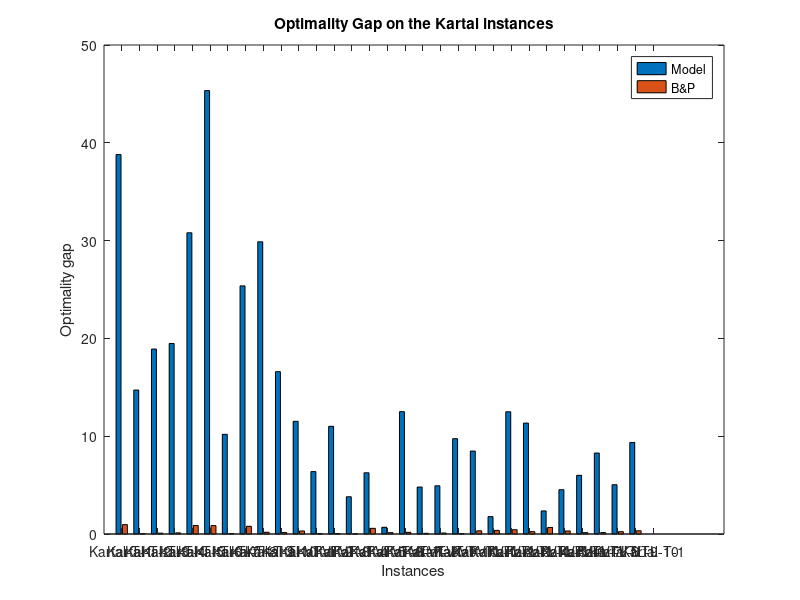

Recreate this plot in MATLAB.
clc
close all
clear
y_Model=[
38.80
14.72
18.91
19.48
30.80
45.34
10.19
25.37
29.88
16.60
11.52
6.38
11.01
3.81
6.26
0.69
12.51
4.80
4.93
9.75
8.48
1.78
12.50
11.34
2.36
4.53
6.00
8.28
5.04
9.36
];
y_BnP=[
0.96
0.03
0.09
0.12
0.87
0.86
0.05
0.79
0.18
0.15
0.31
0.04
0.05
0.02
0.58
0.14
0.17
0.07
0.10
0.05
0.33
0.37
0.44
0.24
0.67
0.31
0.14
0.15
0.24
0.33
];
x = [1:30];
xlabelnames={
'Kartal-T-1'
'Kartal-T-2'
'Kartal-T-3'
'Kartal-T-4'
'Kartal-T-5'
'Kartal-T-6'
'Kartal-T-7'
'Kartal-T-8'
'Kartal-T-9'
'Kartal-T-10'
'Kartal-VT-1'
'Kartal-VT-2'
'Kartal-VT-3'
'Kartal-VT-4'
'Kartal-VT-5'
'Kartal-VT-6'
'Kartal-VT-7'
'Kartal-VT-8'
'Kartal-VT-9'
'Kartal-VT-10'
'Kartal-VTL-1'
'Kartal-VTL-2'
'Kartal-VTL-3'
'Kartal-VTL-4'
'Kartal-VTL-5'
'Kartal-VTL-6'
'Kartal-VTL-7'
'Kartal-VTL-8'
'Kartal-VTL-9'
'Kartal-VTL-10'
};
figure
%plot(x,y_Model,'o',x,y_BnP,'s','LineWidth',2.4)
bar([y_Model,y_BnP])
title('Optimality Gap on the Kartal instances')
xlabel('Instances') % x-axis label
ylabel('Optimality gap')
legend('Model','B&P')
set(gca,'xtick',1:31); 
set(gca,'xticklabel',xlabelnames);
set(gca,'XTickLabelRotation',45);
